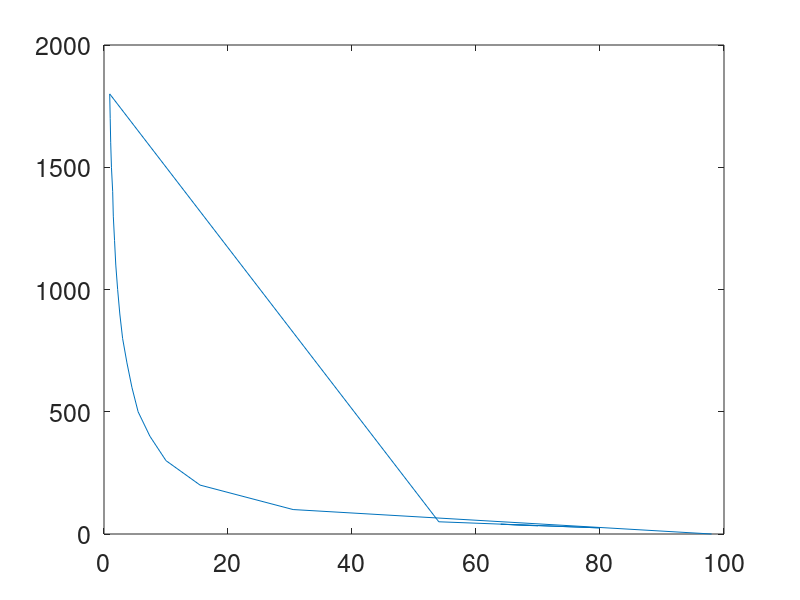

This figure's MATLAB source:
clear allclose alldata = csvread('41-Data-1000kOhm-Excelsheet.csv');f=data(2:end,1);v=data(2:end,8);figure('Position', [100, 100, 1200, 800],'DefaultAxesFontSize', 18)plot1 = plot(v,f)